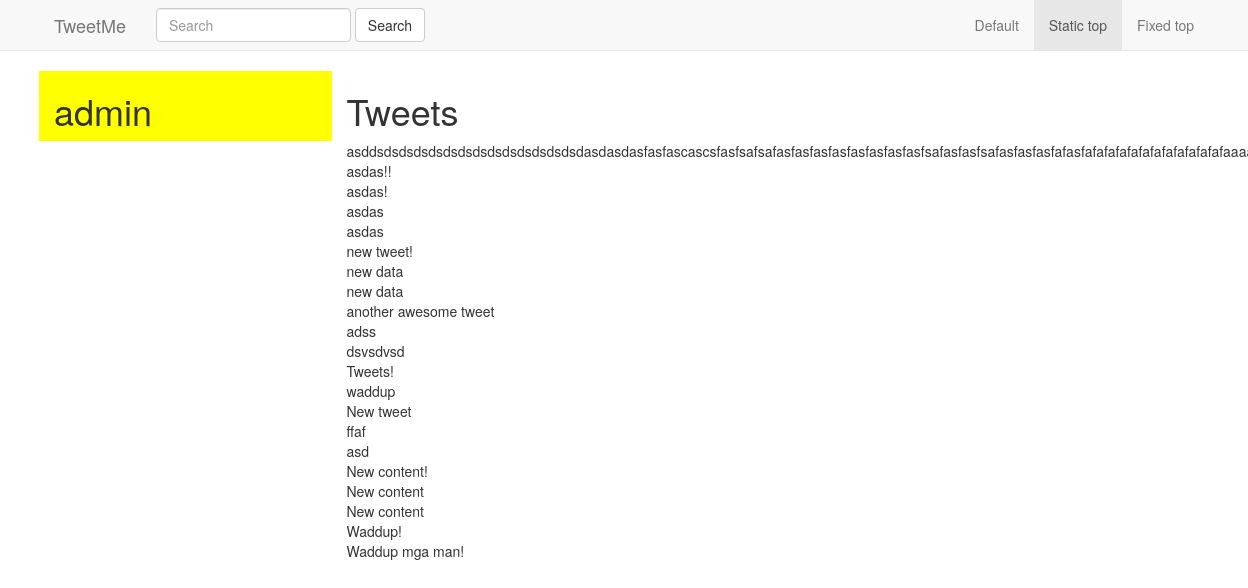
Before: /profiles/admin/ with the older database file.
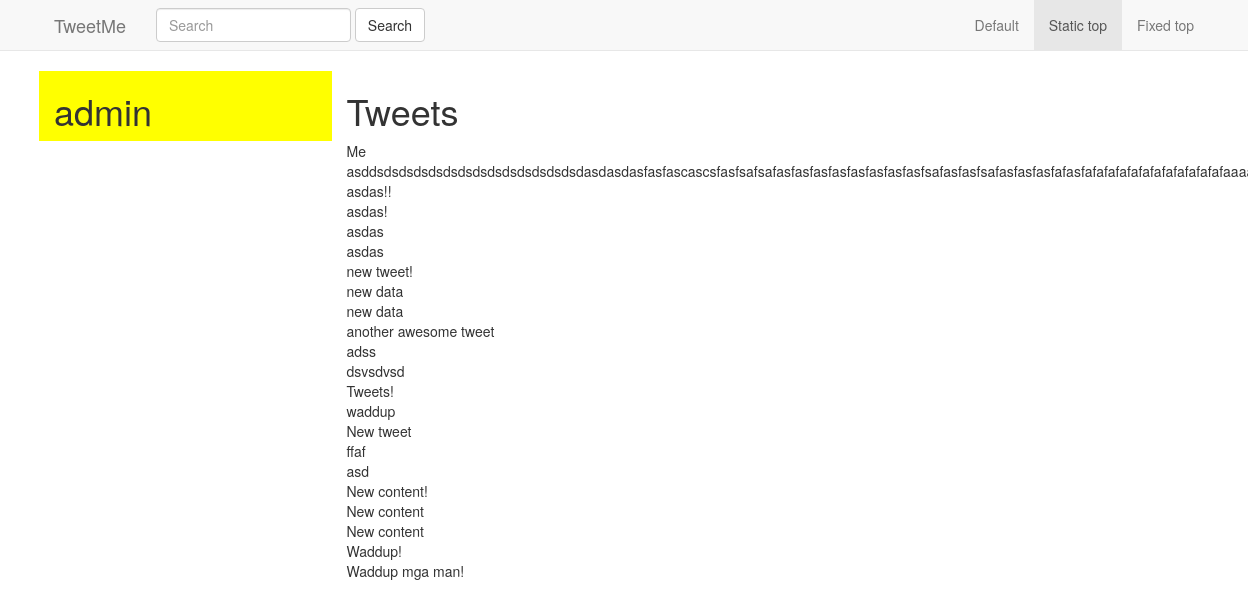
After: the same page with the newer database file.
### tweets/models.py (models this page shows, shortened)
class Tweet(models.Model):
	user 			= models.ForeignKey(User)
	content 		= models.CharField(max_length=140, validators=[validate_content])
	updated 		= models.DateTimeField(auto_now=True)
	timestamp		= models.DateTimeField(auto_now_add=True)
	def __str__(self):
		return self.content
	class Meta:
		ordering = ['-updated', '-timestamp']

### accounts/views.py (the view)
# urls.py: url(r'^(?P<username>[\w.@+-]+)/$', UserDetailView.as_view(), name='detail'),
class UserDetailView(DetailView):
	template_name = 'accounts/user_detail.html'
	queryset = User.objects.all()
	def get_object(self):
		return get_object_or_404(User, username__iexact=self.kwargs.get("username"))

### accounts/templates/accounts/user_detail.html
{% extends 'base.html' %}
{% block content %}
<div class="row">
	<div class="col-sm-3 col-xs-12" style="background-color: yellow;">
		<h1>{{ object.username }}</h1>
	</div>
	<div class="col-sm-9">
		<h1>Tweets</h1>
		{% for tweet in object.tweet_set.all %}
			{{ tweet }}<br/>
		{% endfor %}
	</div>
</div>
{% endblock content %}

### templates/base.html (shortened to what this page needs)
{% load static %}
<!DOCTYPE html>
<html lang="en">
  <head>
    <link href="{% static 'css/bootstrap.min.css' %}" rel="stylesheet">
    {% include 'navbar.html' %}
  </head>
  <body>
    <div class="container">
      {% block content %}
      {% endblock content %}
    </div>
  </body>
</html>

### templates/navbar.html (shortened to what this page needs)
<nav class="navbar navbar-default navbar-static-top">
  <div class="container">
    <div class="navbar-header">
      <a class="navbar-brand" href="{% url 'home' %}">TweetMe</a>
    </div>
    {% include 'tweets/search_form.html' %}
    <div id="navbar" class="navbar-collapse collapse">
      <ul class="nav navbar-nav navbar-right">
        <li><a href="../navbar/">Default</a></li>
        <li class="active"><a href="./">Static top <span class="sr-only">(current)</span></a></li>
        <li><a href="../navbar-fixed-top/">Fixed top</a></li>
      </ul>
    </div>
  </div>
</nav>

### tweets/templates/tweets/search_form.html
<form id='navbar-search-form' class="navbar-form navbar-left" method='GET' action='{% url "tweet:list" %}'>
	<div class="form-group">
		<input class="form-control" type="text" name="q" placeholder="Search" value='{{ request.GET.q }}'/>
	</div>
	<button type="submit" class="btn btn-default">Search</button>
</form>

Changed rows visible on the page:
added Tweet: content "Me"
